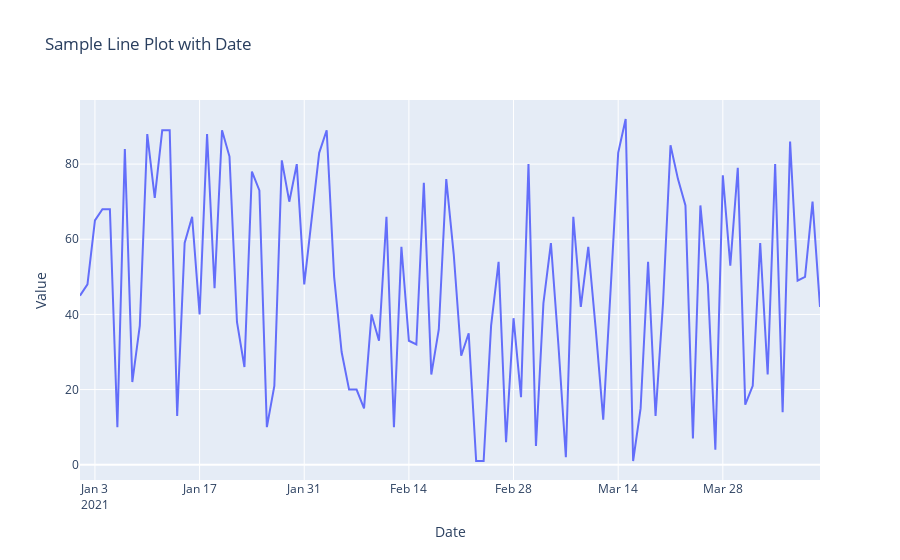

The code cell stored with this chart in its notebook:
### Code cell
# Line plot using Plotly Express with date column
line_plot = px.line(sample_data, x='Date', y='Value', title="Sample Line Plot with Date", 
                    labels={"Date": "Date", "Value": "Value"})

line_plot.show()
